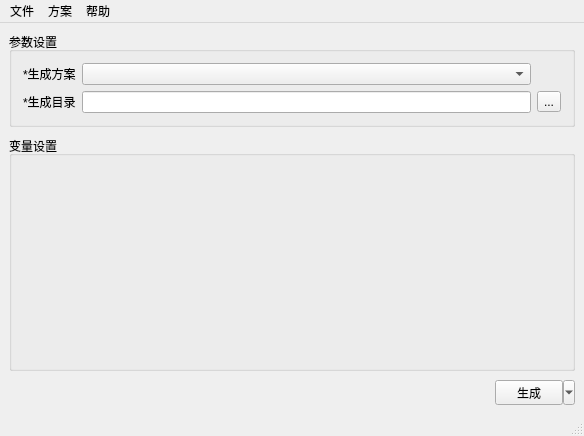
<?xml version="1.0" encoding="UTF-8"?>
<ui version="4.0">
 <class>MainWindow</class>
 <widget class="QMainWindow" name="MainWindow">
  <property name="geometry">
   <rect>
    <x>0</x>
    <y>0</y>
    <width>584</width>
    <height>436</height>
   </rect>
  </property>
  <property name="windowTitle">
   <string>Visual Generator</string>
  </property>
  <widget class="QWidget" name="centralWidget">
   <layout class="QVBoxLayout" name="verticalLayout">
    <property name="spacing">
     <number>0</number>
    </property>
    <property name="leftMargin">
     <number>0</number>
    </property>
    <property name="topMargin">
     <number>0</number>
    </property>
    <property name="rightMargin">
     <number>0</number>
    </property>
    <property name="bottomMargin">
     <number>0</number>
    </property>
    <item>
     <widget class="QScrollArea" name="scrollArea">
      <property name="sizePolicy">
       <sizepolicy hsizetype="Expanding" vsizetype="Expanding">
        <horstretch>1</horstretch>
        <verstretch>1</verstretch>
       </sizepolicy>
      </property>
      <property name="frameShape">
       <enum>QFrame::NoFrame</enum>
      </property>
      <property name="lineWidth">
       <number>0</number>
      </property>
      <property name="widgetResizable">
       <bool>true</bool>
      </property>
      <widget class="QWidget" name="scrollAreaWidgetContents">
       <property name="geometry">
        <rect>
         <x>0</x>
         <y>0</y>
         <width>584</width>
         <height>391</height>
        </rect>
       </property>
       <property name="sizePolicy">
        <sizepolicy hsizetype="Preferred" vsizetype="Preferred">
         <horstretch>1</horstretch>
         <verstretch>1</verstretch>
        </sizepolicy>
       </property>
       <layout class="QVBoxLayout" name="verticalLayout_2">
        <property name="spacing">
         <number>9</number>
        </property>
        <property name="leftMargin">
         <number>9</number>
        </property>
        <property name="topMargin">
         <number>9</number>
        </property>
        <property name="rightMargin">
         <number>9</number>
        </property>
        <property name="bottomMargin">
         <number>9</number>
        </property>
        <item>
         <widget class="QGroupBox" name="groupBox">
          <property name="title">
           <string>参数设置</string>
          </property>
          <layout class="QGridLayout" name="gridLayout">
           <item row="1" column="2">
            <widget class="QToolButton" name="btnTargetPath">
             <property name="text">
              <string>...</string>
             </property>
            </widget>
           </item>
           <item row="0" column="1">
            <widget class="QComboBox" name="cbxProject"/>
           </item>
           <item row="1" column="1">
            <widget class="QLineEdit" name="textTargetPath"/>
           </item>
           <item row="0" column="0">
            <widget class="QLabel" name="label">
             <property name="text">
              <string>*生成方案</string>
             </property>
            </widget>
           </item>
           <item row="1" column="0">
            <widget class="QLabel" name="label_2">
             <property name="text">
              <string>*生成目录</string>
             </property>
            </widget>
           </item>
          </layout>
         </widget>
        </item>
        <item>
         <widget class="QGroupBox" name="groupVarsetting">
          <property name="sizePolicy">
           <sizepolicy hsizetype="Preferred" vsizetype="Preferred">
            <horstretch>0</horstretch>
            <verstretch>1</verstretch>
           </sizepolicy>
          </property>
          <property name="title">
           <string>变量设置</string>
          </property>
          <layout class="QFormLayout" name="formLayout_2"/>
         </widget>
        </item>
        <item>
         <layout class="QHBoxLayout" name="horizontalLayout">
          <item>
           <spacer name="horizontalSpacer">
            <property name="orientation">
             <enum>Qt::Horizontal</enum>
            </property>
            <property name="sizeHint" stdset="0">
             <size>
              <width>40</width>
              <height>20</height>
             </size>
            </property>
           </spacer>
          </item>
          <item>
           <widget class="QToolButton" name="btnCodeGen">
            <property name="sizePolicy">
             <sizepolicy hsizetype="Preferred" vsizetype="Preferred">
              <horstretch>0</horstretch>
              <verstretch>0</verstretch>
             </sizepolicy>
            </property>
            <property name="minimumSize">
             <size>
              <width>80</width>
              <height>25</height>
             </size>
            </property>
            <property name="text">
             <string>生成</string>
            </property>
            <property name="popupMode">
             <enum>QToolButton::MenuButtonPopup</enum>
            </property>
            <property name="toolButtonStyle">
             <enum>Qt::ToolButtonFollowStyle</enum>
            </property>
           </widget>
          </item>
         </layout>
        </item>
       </layout>
      </widget>
     </widget>
    </item>
   </layout>
  </widget>
  <widget class="QMenuBar" name="menuBar">
   <property name="geometry">
    <rect>
     <x>0</x>
     <y>0</y>
     <width>584</width>
     <height>23</height>
    </rect>
   </property>
   <widget class="QMenu" name="menu">
    <property name="title">
     <string>文件</string>
    </property>
    <addaction name="actionExit"/>
   </widget>
   <widget class="QMenu" name="menu_2">
    <property name="title">
     <string>帮助</string>
    </property>
    <addaction name="actionAboutVG"/>
    <addaction name="actionAboutQt"/>
   </widget>
   <widget class="QMenu" name="menu_3">
    <property name="title">
     <string>方案</string>
    </property>
    <addaction name="actionProjectCreate"/>
    <addaction name="separator"/>
    <addaction name="actionProjectModify"/>
    <addaction name="actionProjectDelete"/>
    <addaction name="separator"/>
    <addaction name="actionProjectInfo"/>
   </widget>
   <addaction name="menu"/>
   <addaction name="menu_3"/>
   <addaction name="menu_2"/>
  </widget>
  <widget class="QStatusBar" name="statusBar"/>
  <action name="actionExit">
   <property name="text">
    <string>退出</string>
   </property>
  </action>
  <action name="actionAboutQt">
   <property name="text">
    <string>关于Qt</string>
   </property>
  </action>
  <action name="actionProjectCreate">
   <property name="text">
    <string>新增</string>
   </property>
  </action>
  <action name="actionProjectModify">
   <property name="text">
    <string>修改</string>
   </property>
  </action>
  <action name="actionProjectDelete">
   <property name="text">
    <string>删除</string>
   </property>
  </action>
  <action name="actionProjectInfo">
   <property name="text">
    <string>详情</string>
   </property>
  </action>
  <action name="actionAboutVG">
   <property name="text">
    <string>关于Visual Generator</string>
   </property>
  </action>
 </widget>
 <layoutdefault spacing="6" margin="11"/>
 <resources/>
 <connections/>
</ui>
